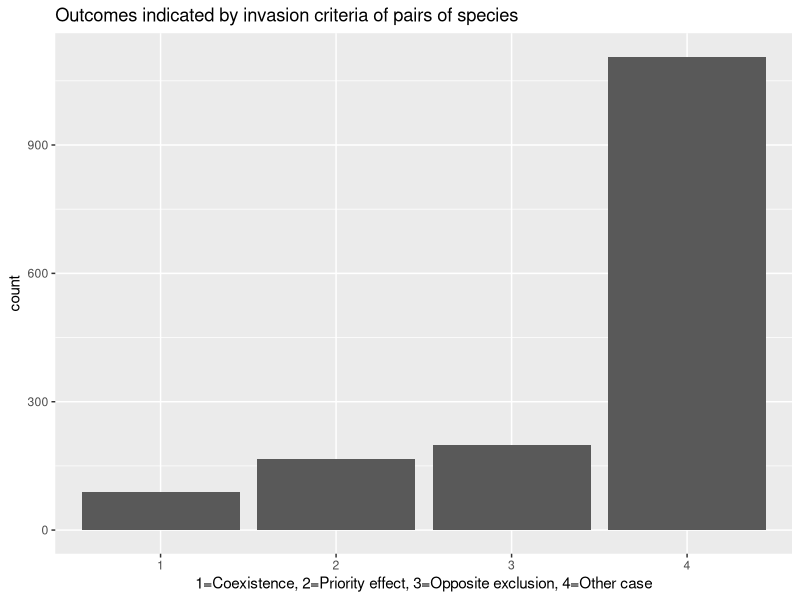
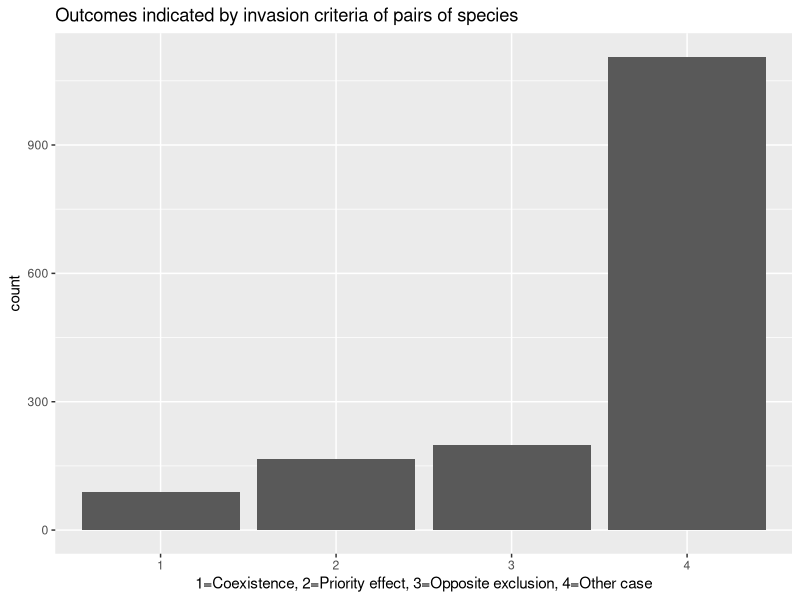

Reproduce these figures in R, in order.
### Script to compute the pairwise interaction of species in the case where we permute the competition coefficient initially built to promote pairwise opposite exclusion
## 19/11/2020

library("ggplot2")
invasion_score <- function(parameter){
  pi01=parameter[1]
  pi02=parameter[2]
  gamma1=parameter[3]
  gamma2=parameter[4]
  phi1=parameter[5]
  phi2=parameter[6]
  s1a=parameter[7]
  s2a=parameter[8]
  alpha11=parameter[9]
  alpha12=parameter[10]
  alpha21=parameter[11]
  alpha22=parameter[12]
  beta11=parameter[13]
  beta12=parameter[14]
  beta21=parameter[15]
  beta22=parameter[16]
  
  scrit1j <- (1-s1a)/((1-gamma1)*(1-s1a)+pi01*gamma1)
  scrit2j <- (1-s2a)/((1-gamma2)*(1-s2a)+pi02*gamma2)
  
  f1<-(1/(gamma1*phi1))*(1-s1a)*(1-phi1+gamma1*phi1)
  f2<-(1/(gamma2*phi2))*(1-s2a)*(1-phi2+gamma2*phi2)
  
  Rs1<-phi1/scrit1j-1
  Rs2<-phi2/scrit2j-1
  
  Rf1<-(pi01/f1)-1
  Rf2<-(pi02/f2)-1
  
  
  Inv1<-(Rf1/Rf2)*(alpha22/alpha12)
  Inv2<-(Rf2/Rf1)*(alpha11/alpha21)
  Inv3<-(Rs1/Rs2)*(beta22/beta12)
  Inv4<-(Rs2/Rs1)*(beta11/beta21)
  
  return(list("Ralpha1"=Inv1,"Ralpha2"=Inv2,"Rbeta1"=Inv3,"Rbeta2"=Inv4))
}
param <- read.csv("param_vital_rates.csv")
alpha <- as.matrix(read.table("matrix_alpha.csv", sep=" "))
beta <- as.matrix(read.table("matrix_beta.csv", sep=" "))
S=40

liste_beta_permu <- sample(beta[which(lower.tri(beta) | upper.tri(beta))], length(beta[which(lower.tri(beta) | upper.tri(beta))]))  ## Recup tous les coef beta qui ne sont pas sur la diag et permute
liste_alpha_permu <- sample(alpha[which(lower.tri(alpha) | upper.tri(alpha))], length(alpha[which(lower.tri(alpha) | upper.tri(alpha))]))## Recup tous les coef beta qui ne sont pas sur la diag et permute
beta_permu <- beta 
alpha_permu <- alpha
c=1
for (i in 1:S){
  for (j in 1:S){
    if (i!=j){
      beta_permu[i,j] <- liste_beta_permu[c]
      alpha_permu[i,j] <- liste_alpha_permu[c]
      c=c+1
    }
  }
}


test_inv_score = c()
for (i in 1:S){
  for (j in 1:S){
    if (i != j){
      inv_sc = invasion_score(c(param[i,1],param[j,1], param[i,2],param[j,2],param[i,3],param[j,3],param[i,4],param[j,4],alpha_permu[i,i],alpha_permu[j,i],alpha_permu[i,j],alpha_permu[j,j],beta_permu[i,i],beta_permu[j,i],beta_permu[i,j],beta_permu[j,j]))
      if (inv_sc[[1]]>1 & inv_sc[[2]]>1 & inv_sc[[3]]>1 & inv_sc[[4]]>1){ # 1 = coexistence classique
        test_inv_score <- c(test_inv_score, 1)
      }else if(inv_sc[[1]]>1 & inv_sc[[2]]>1 & inv_sc[[3]]<1 & inv_sc[[4]]<1 | inv_sc[[1]]<1 & inv_sc[[2]]<1 & inv_sc[[3]]>1 & inv_sc[[4]]>1){
        test_inv_score <- c(test_inv_score, 2) # priority effect
      }else if(inv_sc[[1]]>1 & inv_sc[[2]]<1 & inv_sc[[3]]<1 & inv_sc[[4]]>1 | inv_sc[[1]]<1 & inv_sc[[2]]>1 & inv_sc[[3]]>1 & inv_sc[[4]]<1){
        test_inv_score <- c(test_inv_score, 3) # coexistence opposite hierarchy
      }else{
        test_inv_score <- c(test_inv_score, 4) ## other cases
      }
    }
  }
}
test_inv_score <- as.factor(test_inv_score)

cairo_pdf("pairwise_opposite_exclusion_permuted.pdf")
ggplot(data.frame(test_inv_score), aes(x=test_inv_score)) +
  geom_bar()+
  xlab("1=Coexistence, 2=Priority effect, 3=Opposite exclusion, 4=Other case")+
  labs(title="Outcomes indicated by invasion criteria of pairs of species")
dev.off()
  
cairo_ps("pairwise_opposite_exclusion_permuted.eps")
ggplot(data.frame(test_inv_score), aes(x=test_inv_score)) +
  geom_bar()+
  xlab("1=Coexistence, 2=Priority effect, 3=Opposite exclusion, 4=Other case")+
  labs(title="Outcomes indicated by invasion criteria of pairs of species")
dev.off()